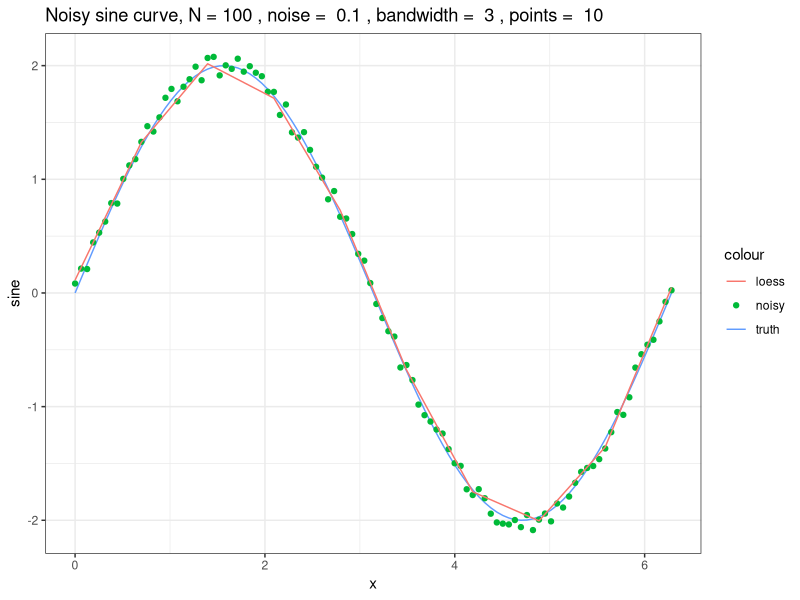
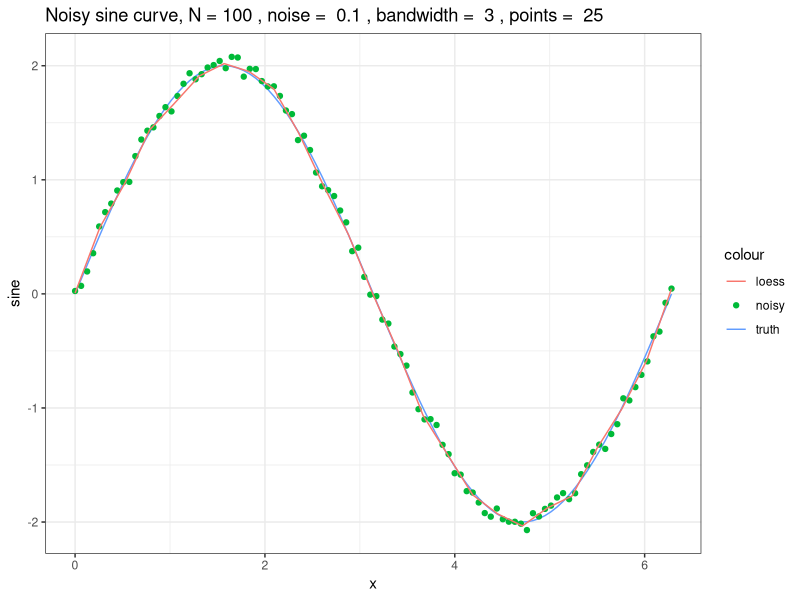
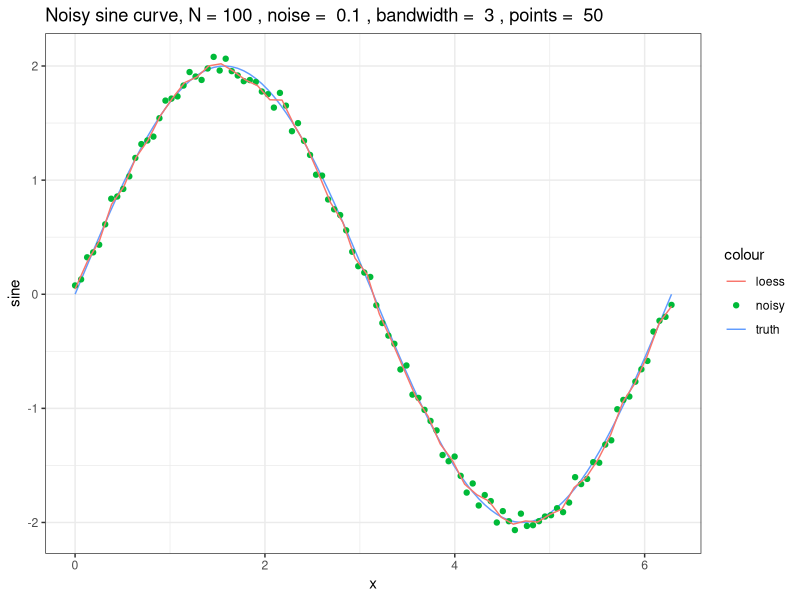
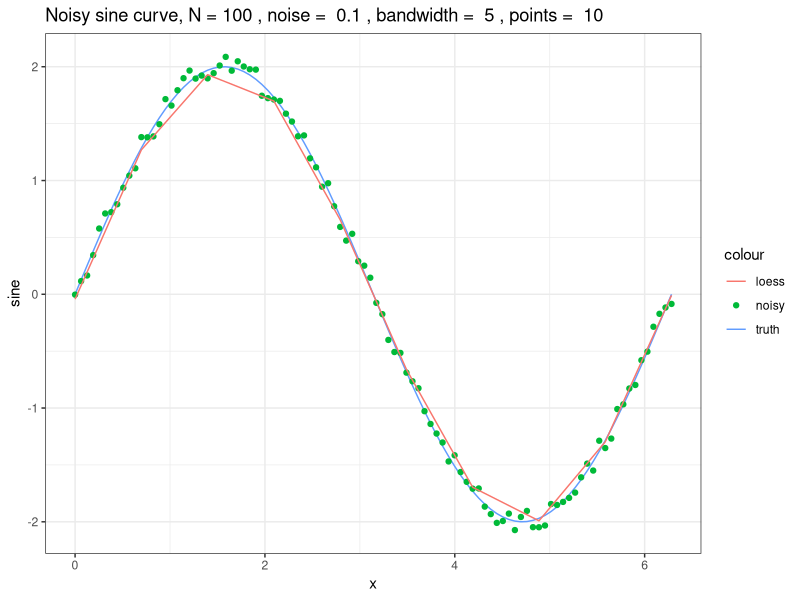
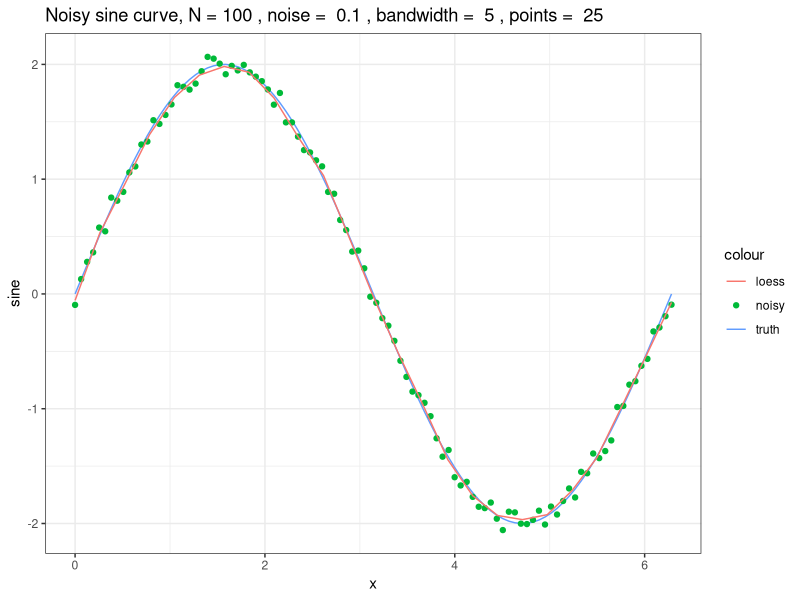
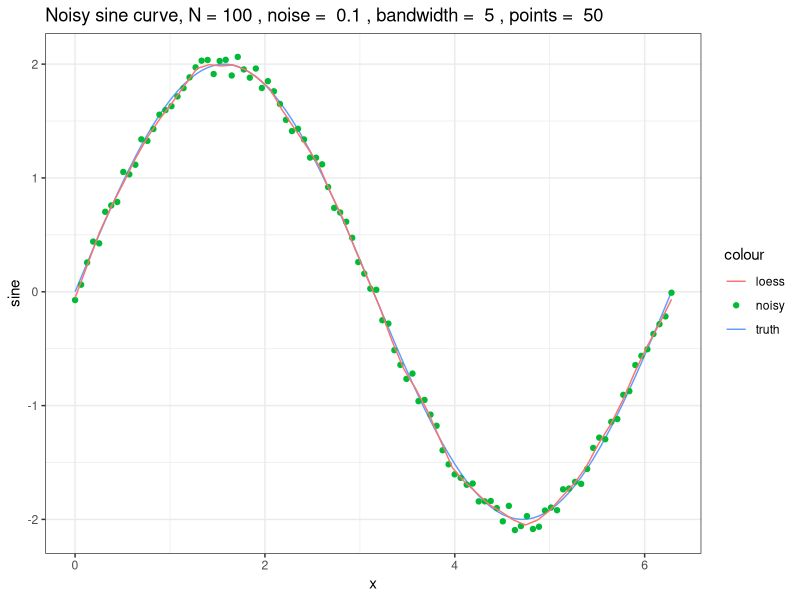
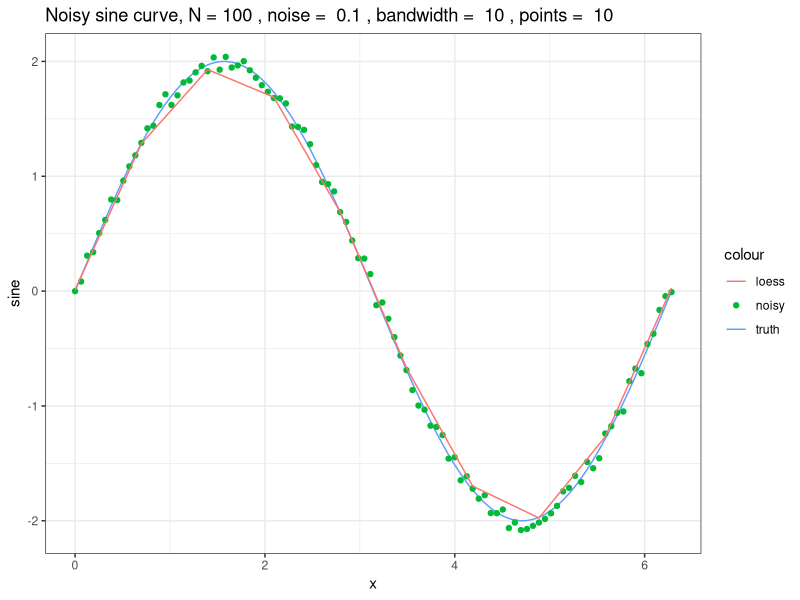
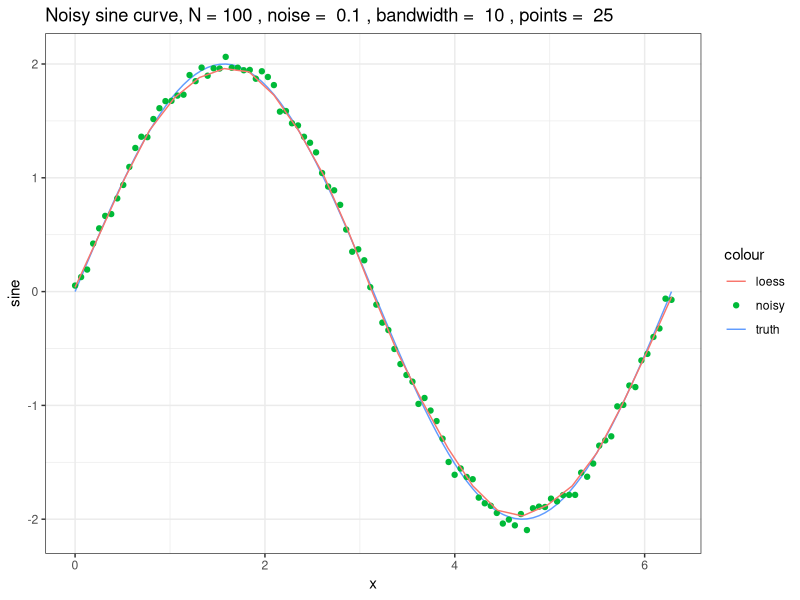

R code for these plots, in order:
## ---- chunk 1
# load dependencies
library(scales)
library(ggplot2)

# set the random seed
set.seed(42)

rescale_value = function(value, r_min, r_max, t_min=0, t_max=1) {
    (value - r_min) / (r_max - r_min) * (t_max - t_min) + t_min
}

get_band = function(distances, width) {
    min_i = which.min(distances)
    total = length(distances)
    band = c(min_i)

    # if the closest neighbor is at either the left or right bound, start the window there
    if (min_i == 1) return(seq(1, width))
    if (min_i == total) return(seq(total - width, total))

    # otherwise build it up iteratively
    while(length(band) < width) {
        min_i = head(band, n=1)
        max_i = tail(band, n=1)
        if (min_i == 1) band = c(band, c(max_i + 1))
        else if (max_i == total) band = c(c(min_i), band)
        else if (distances[min_i - 1] < distances[max_i + 1]) band = c(c(min_i - 1), band)
        else band = c(band, c(max_i + 1))
    }

    # return the band
    c(band)
}

get_weights = function(distances, band) {
    normed_ds = distances[band] / max(distances[band])
    bandwidth = length(band)
    mu = 0
    std = bandwidth * sd(normed_ds)
    x = seq(mu - std, mu + std, length.out=length(normed_ds))
    weights = dnorm(x, mu, std)
    weights
}
## ---- chunk 2
myloess = function(dat, bandwidth, num_pts) {
    # extract the predictor and response and compute their respective min and max values
    xs = dat$x
    x_min = min(xs)
    x_max = max(xs)

    # extract the response
    ys = dat$y
    y_min = min(ys)
    y_max = max(ys)

    # scale the predictor and response to unit interval
    normed_xs = rescale(xs, c(0, 1), c(x_min, x_max))
    normed_ys = rescale(ys, c(0, 1), c(y_min, y_max))
    
    # predict n evenly spaced points over the output range
    output_xs = seq(x_min, x_max, length.out=num_pts)
    output_ys = c()

    for (x in output_xs) {
        # rescale the value to the unit interval
        normed_x = rescale_value(x, x_min, x_max)

        # compute distances from this value to all other values
        distances = abs(normed_xs - normed_x)

        # get the indices of the band around the current points
        band_is = get_band(distances, bandwidth)

        # get weights for elements of the band
        weights = get_weights(distances, band_is)

        # get the subsets of the normed predictor and response corresponding to the band
        band_xs = normed_xs[band_is]
        band_ys = normed_ys[band_is]
        
        data = data.frame(x=band_xs, y=band_ys)
        
        # fit weighted least squares model to the band
        wls = lm(y ~ x, data=data, weight=weights)
        wls_y = predict(wls, data.frame(x=normed_x))
        
        # save predicted value
        output_ys = c(output_ys, c(wls_y[[1]]))
    }

    # rescale the response to the original interval
    output_ys = rescale(output_ys, c(y_min, y_max), c(0, 1))

    data.frame(X=output_xs, Y=output_ys)
}
## ---- chunk 3
n = 100
x = seq(0, 2*pi, length.out=n)
sine = 2*sin(x)
noises = c(.1, .5, 1)
lambdas = c(3, 5, 10, 20)
points = c(as.integer(n / 10), as.integer(n / 4), as.integer(n / 2))

# try the LOESS function with each combination of noise, bandwidth, and point coun
for (noise in noises) {
  for (l in lambdas) {
    for (pts in points) {
      # simulate noisy sampling
      y = sapply(sine, function(i) jitter(i, amount=noise))
      frame = data.frame(x=x, y=y)
      
      # apply LOESS
      result = myloess(frame, l, pts)
      
      # create plot
      p = ggplot(frame) +
        geom_line(aes(x=x, y=sine, color='truth')) +
        geom_point(aes(x=x, y=y, color='noisy')) +
        geom_line(data=result, aes(x=X, y=Y, color='loess')) +
        theme_bw() +
        labs(title=paste(
          "Noisy sine curve, N =", n,
          ", noise = ", noise,
          ", bandwidth = ", l,
          ", points = ", pts))
      print(p)
    }
  }
}
## ---- chunk 4
kde = function(y, bw, n=500) {
  if (bw == 'SJ') bw = 'SJ-ste'
  model = density(y, bw=bw, n=n)
  model
}
## ---- chunk 5
generate_bimodal = function(mu1, mu2, sd1, sd2, n, weight=0.5) {
  spl = as.integer(n / 2)
  x1 = rnorm(as.integer(n * weight), mean=mu1, sd=sd1)
  x2 = rnorm(n - spl, mean=mu2, sd=sd2)
  c(c(x1), (x2))
}
## ---- chunk 6
# set parameters
mu1 = 0
mu2 = 7
sd1 = 1
sd2 = 2
n = 300
w = 0.2

noises = c(.1, .5, 1)                                                 # amounts of noise
lambdas = c(0.2, 0.5, 1, 3)                                           # manual bandwidths to try
lambda_selection_methods = c('nrd0', 'nrd', 'SJ')                     # bandwidth selection methods
points = c(as.integer(n / 10), as.integer(n / 4), as.integer(n / 2))  # point counts to try

for (noise in noises){
    for (l in lambdas) {
        for (pts in points) {
            # generate samples from bimodal distribution
            y = generate_bimodal(mu1, mu2, sd1, sd2, n, w)
            
            # apply noise
            noisy_y = sapply(y, function(i) jitter(i, amount=noise))

            # summarize data
            y_min = min(y)
            y_max = max(y)
            y_std = sd(y)
            y_lo = y_min - y_std
            y_hi = y_max + y_std
            y_dom = seq(y_lo, y_hi, length.out=n)

            # fit kernel density model on noisy data
            kde_model = kde(noisy_y, l, pts)
            kde_result = data.frame(x=kde_model$x, y=kde_model$y)
            
            # create plot
            p = ggplot(kde_result) +
              geom_line(aes(x=x, y=y, color='KDE')) +
              geom_line(
                data=data.frame(x=y, y=dnorm(y, mu1, sd1)),
                aes(x=x, y=y, color='left true')) +
              geom_line(
                data=data.frame(x=y, y=dnorm(y, mu2, sd2)),
                aes(x=x, y=y, color='right true')) +
              theme_bw() +
              labs(title=paste0("Bimodal",
                                "N = ", n,
                                ", noise = ", noise,
                                ", bandwidth = ", l,
                                ", points = ", pts))
            print(p)
        }
    }
  
  for (l in lambda_selection_methods) {
        for (pts in points) {
            # generate samples from bimodal distribution
            y = generate_bimodal(mu1, mu2, sd1, sd2, n, w)
            
            # apply noise
            noisy_y = sapply(y, function(i) jitter(i, amount=noise))

            # summarize data
            y_min = min(y)
            y_max = max(y)
            y_std = sd(y)
            y_lo = y_min - y_std
            y_hi = y_max + y_std
            y_dom = seq(y_lo, y_hi, length.out=n)

            # fit kernel density model on noisy data
            kde_model = kde(noisy_y, l, pts)
            kde_result = data.frame(x=kde_model$x, y=kde_model$y)
            
            # create plot
            p = ggplot(kde_result) +
              geom_line(aes(x=x, y=y, color='KDE')) +
              geom_line(
                data=data.frame(x=y, y=dnorm(y, mu1, sd1)),
                aes(x=x, y=y, color='left true')) +
              geom_line(
                data=data.frame(x=y, y=dnorm(y, mu2, sd2)),
                aes(x=x, y=y, color='right true')) +
              theme_bw() +
              labs(title=paste0("Bimodal",
                                "N = ", n,
                                ", noise = ", noise,
                                ", bandwidth = ", l,
                                ", points = ", pts))
            print(p)
        }
    }
}
